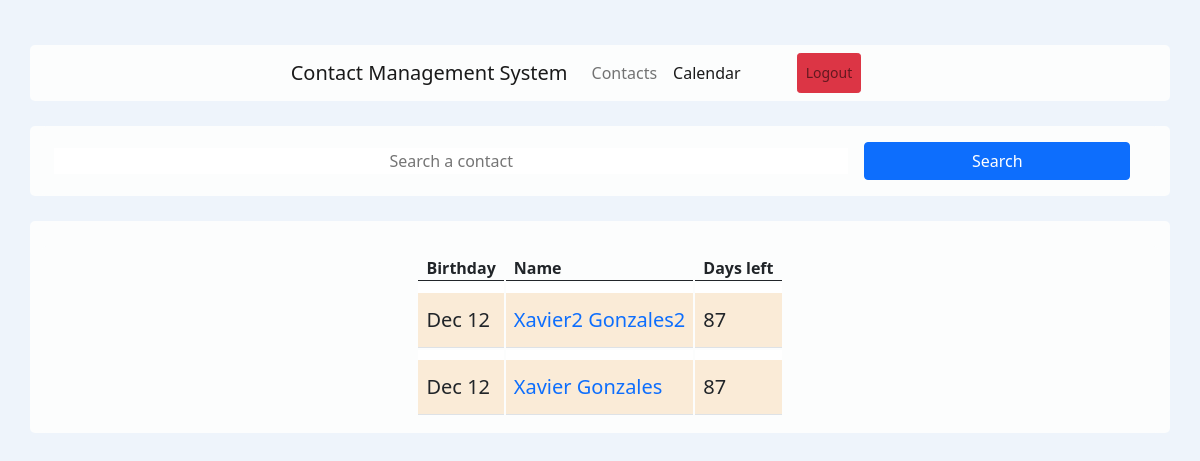
The page /src/Calendar/calendar.php (signed in) on the database its author committed.
### tables this page shows
CREATE TABLE `contact` (
  `id` int(11) NOT NULL,
  `firstName` varchar(50) NOT NULL,
  `lastName` varchar(50) NOT NULL,
  `emailAddress` varchar(100) NOT NULL,
  `phoneNumber` varchar(14) NOT NULL,
  `birthday` date NOT NULL,
  `streetAddress` varchar(256) NOT NULL,
  `city` varchar(25) NOT NULL,
  `province` varchar(40) NOT NULL,
  `postalCode` varchar(7) NOT NULL
);

### src/contactHandler.php (called while the page is built, shortened)
<?php
class ContactManager {
    private $tableName;
    private $connection;
    public function __construct() {
        $this->config = parse_ini_file( $_SERVER['DOCUMENT_ROOT']."/cms/config.ini");
        $this->tableName = "contact";
        $this->connection = mysqli_connect($this->config['servername'], $this->config['username'], $this->config['password'])
            or die(mysqli_error($this->connection));
    }
    public function getContactsByBirthday() {
        $sql = "SELECT * FROM $this->tableName ORDER BY CONCAT(SUBSTR(`birthday`,6) < SUBSTR(CURDATE(),6), SUBSTR(`birthday`,6))";
        $result = @mysqli_query($this->connection, $sql) or die(mysqli_error($this->connection));
        $allContacts = array();
        while ($row = mysqli_fetch_array($result)) {
            $contact = new Contact;
            $contact->id             = $row['id'];
            $contact->firstName      = $row['firstName'];
            $contact->lastName       = $row['lastName'];
            $contact->emailAddress   = $row['emailAddress'];
            $contact->phoneNumber    = $row['phoneNumber'];
            $contact->birthday       = $row['birthday'];
            $contact->streetAddress  = $row['streetAddress'];
            $contact->city           = $row['city'];
            $contact->province       = $row['province'];
            $contact->postalCode     = $row['postalCode'];
            array_push($allContacts, $contact);
        } return $allContacts;
    }
}

### src/Calendar/calendar.php (the view, shortened to what this page needs)
<?php
require_once("./../contactHandler.php");
$contactManager = new ContactManager();
 if(isset($_POST['search']) && $_POST['search'] != "") {
    $allContacts = $contactManager->getContactsBirthdayBySearch($_POST['search']);
    } else { $allContacts = $contactManager->getContactsByBirthday();
    }
?>
<!DOCTYPE html>
<html>
	<head>
        <link href="https://cdn.jsdelivr.net/npm/bootstrap@5.0.2/dist/css/bootstrap.min.css" rel="stylesheet">
        <link rel="stylesheet" href="./../../wwwroot/css/site.css">
	</head>
	<body>
        <header>
            <div class=" container">
                <nav class="navbar navbar-expand navbar-light">
                    <a class="navbar-brand " href="./../allContacts/allContacts.php">Contact Management System</a>
                    <div class="collapse navbar-collapse" id="navbarNavAltMarkup">
                        <div class="navbar-nav">
                            <a class="nav-item nav-link" href="./../allContacts/allContacts.php">Contacts</a>
                            <a class="nav-item nav-link active" href="#">Calendar</a>
                            <a class="nav-item nav-link btn btn-danger btn-sm mx-5" href="./../Logout/logout.php">Logout</a>
                        </div>
                    </div>
                </nav>
            </div>
        </header>
        <div class="container ">
            <form action="calendar.php" method="POST" class="container mt-0">
                <input type="text" name="search" id="search" class="w-75 search-bar text-dark border-0 text-center" placeholder="Search a contact" />
                <input type="submit" class="w-25 btn btn-primary m-3" value="Search" />
            </form>
        </div>
        <div class="container">
            <link href="https://maxcdn.bootstrapcdn.com/font-awesome/4.3.0/css/font-awesome.min.css" rel="stylesheet">
            <link rel="stylesheet" href="./../../wwwroot/css/site.css">
            <div class="container">
            <div class="table-responsive">
                <table class="table user-list">
                    <?php if(!empty($allContacts)) { ?>
                        <thead>
                            <tr>
                                <th class="text-center"><span>Birthday</span></th>
                                <th><span>Name</span></th>
                                <th><span>Days left</span></th>
                            </tr>
                        </thead id="userData">
                        <tbody>
                    <?php if(!empty($allContacts)) foreach($allContacts as $k => $contact) { ?>
                        <tr>
                            <td class="birthday">
                            <?php
                            $day   = explode("-", $contact->birthday)[2];
                            $month = explode("-", $contact->birthday)[1];
                            $year  = explode("-", $contact->birthday)[0];
                            $birthday = date("M d", mktime(0, 0,0, $month, $day,$year ));
                            echo $birthday
                            ?>
                            </td>
                            <td class="birthday"><a href="#" class="user-link">
                                <?php echo $contact->firstName ?>
                                <?php echo $contact->lastName ?>
                            </a></td>
                            <td class="birthday">
                                <?php
                                    $birthdate = date($contact->birthday);
                                    $current_date = date("Y-m-d");
                                    $birth_time = strtotime($birthdate);
                                    $current_time = strtotime($current_date);
                                    $arr1 = explode("-", $birthdate);
                                    $year1 = $arr1[0];
                                    $arr2 = explode("-", $current_date);
                                    $year2 = $arr2[0];
                                    $year_diff = $year2-$year1;
                                    $time_new = strtotime("+".$year_diff." year", $birth_time);
                                    if($time_new<$current_time) {
                                        $time_new = strtotime("+1 year", $time_new);
                                    } $time_diff = $time_new - $current_time;
                                    $days = $time_diff/86400;
                                    echo $days;
                                ?>
                            </td>
                        </tr>
                        <?php } ?>
                    </tbody>
                </table>
            </div>
            <?php }
            else { ?>
                <div class="h3">No records to display</div>
            <?php } ?>
            </div>
        </div>
    </body>
</html>

### wwwroot/css/site.css (style rules this page uses)
header { display: flex; justify-content: center; align-items: center; }
body { background-color: #eef4fb; }
body { margin-top:20px; }
.user-list tbody td .user-link { font-size: 1em; padding-top: 3px; }
a { text-decoration: none !important; }
.birthday { background-color: antiquewhite !important; font-size: 20px !important; }
.table { border-collapse: separate; }
.table thead > tr > th { border-bottom: 1px solid #C2C2C2; padding-bottom: 0; }
.table tbody > tr > td { font-size: 0.575em; background: #f5f5f5; border-top: 10px solid #fff; vertical-align: middle; padding: 12px 8px; }
.search-bar { display: flex; justify-content: center; align-items: center; }

### rows shown on the page
contact: birthday "Dec 12", firstName "Xavier2", lastName "Gonzales2"
contact: birthday "Dec 12", firstName "Xavier", lastName "Gonzales"
